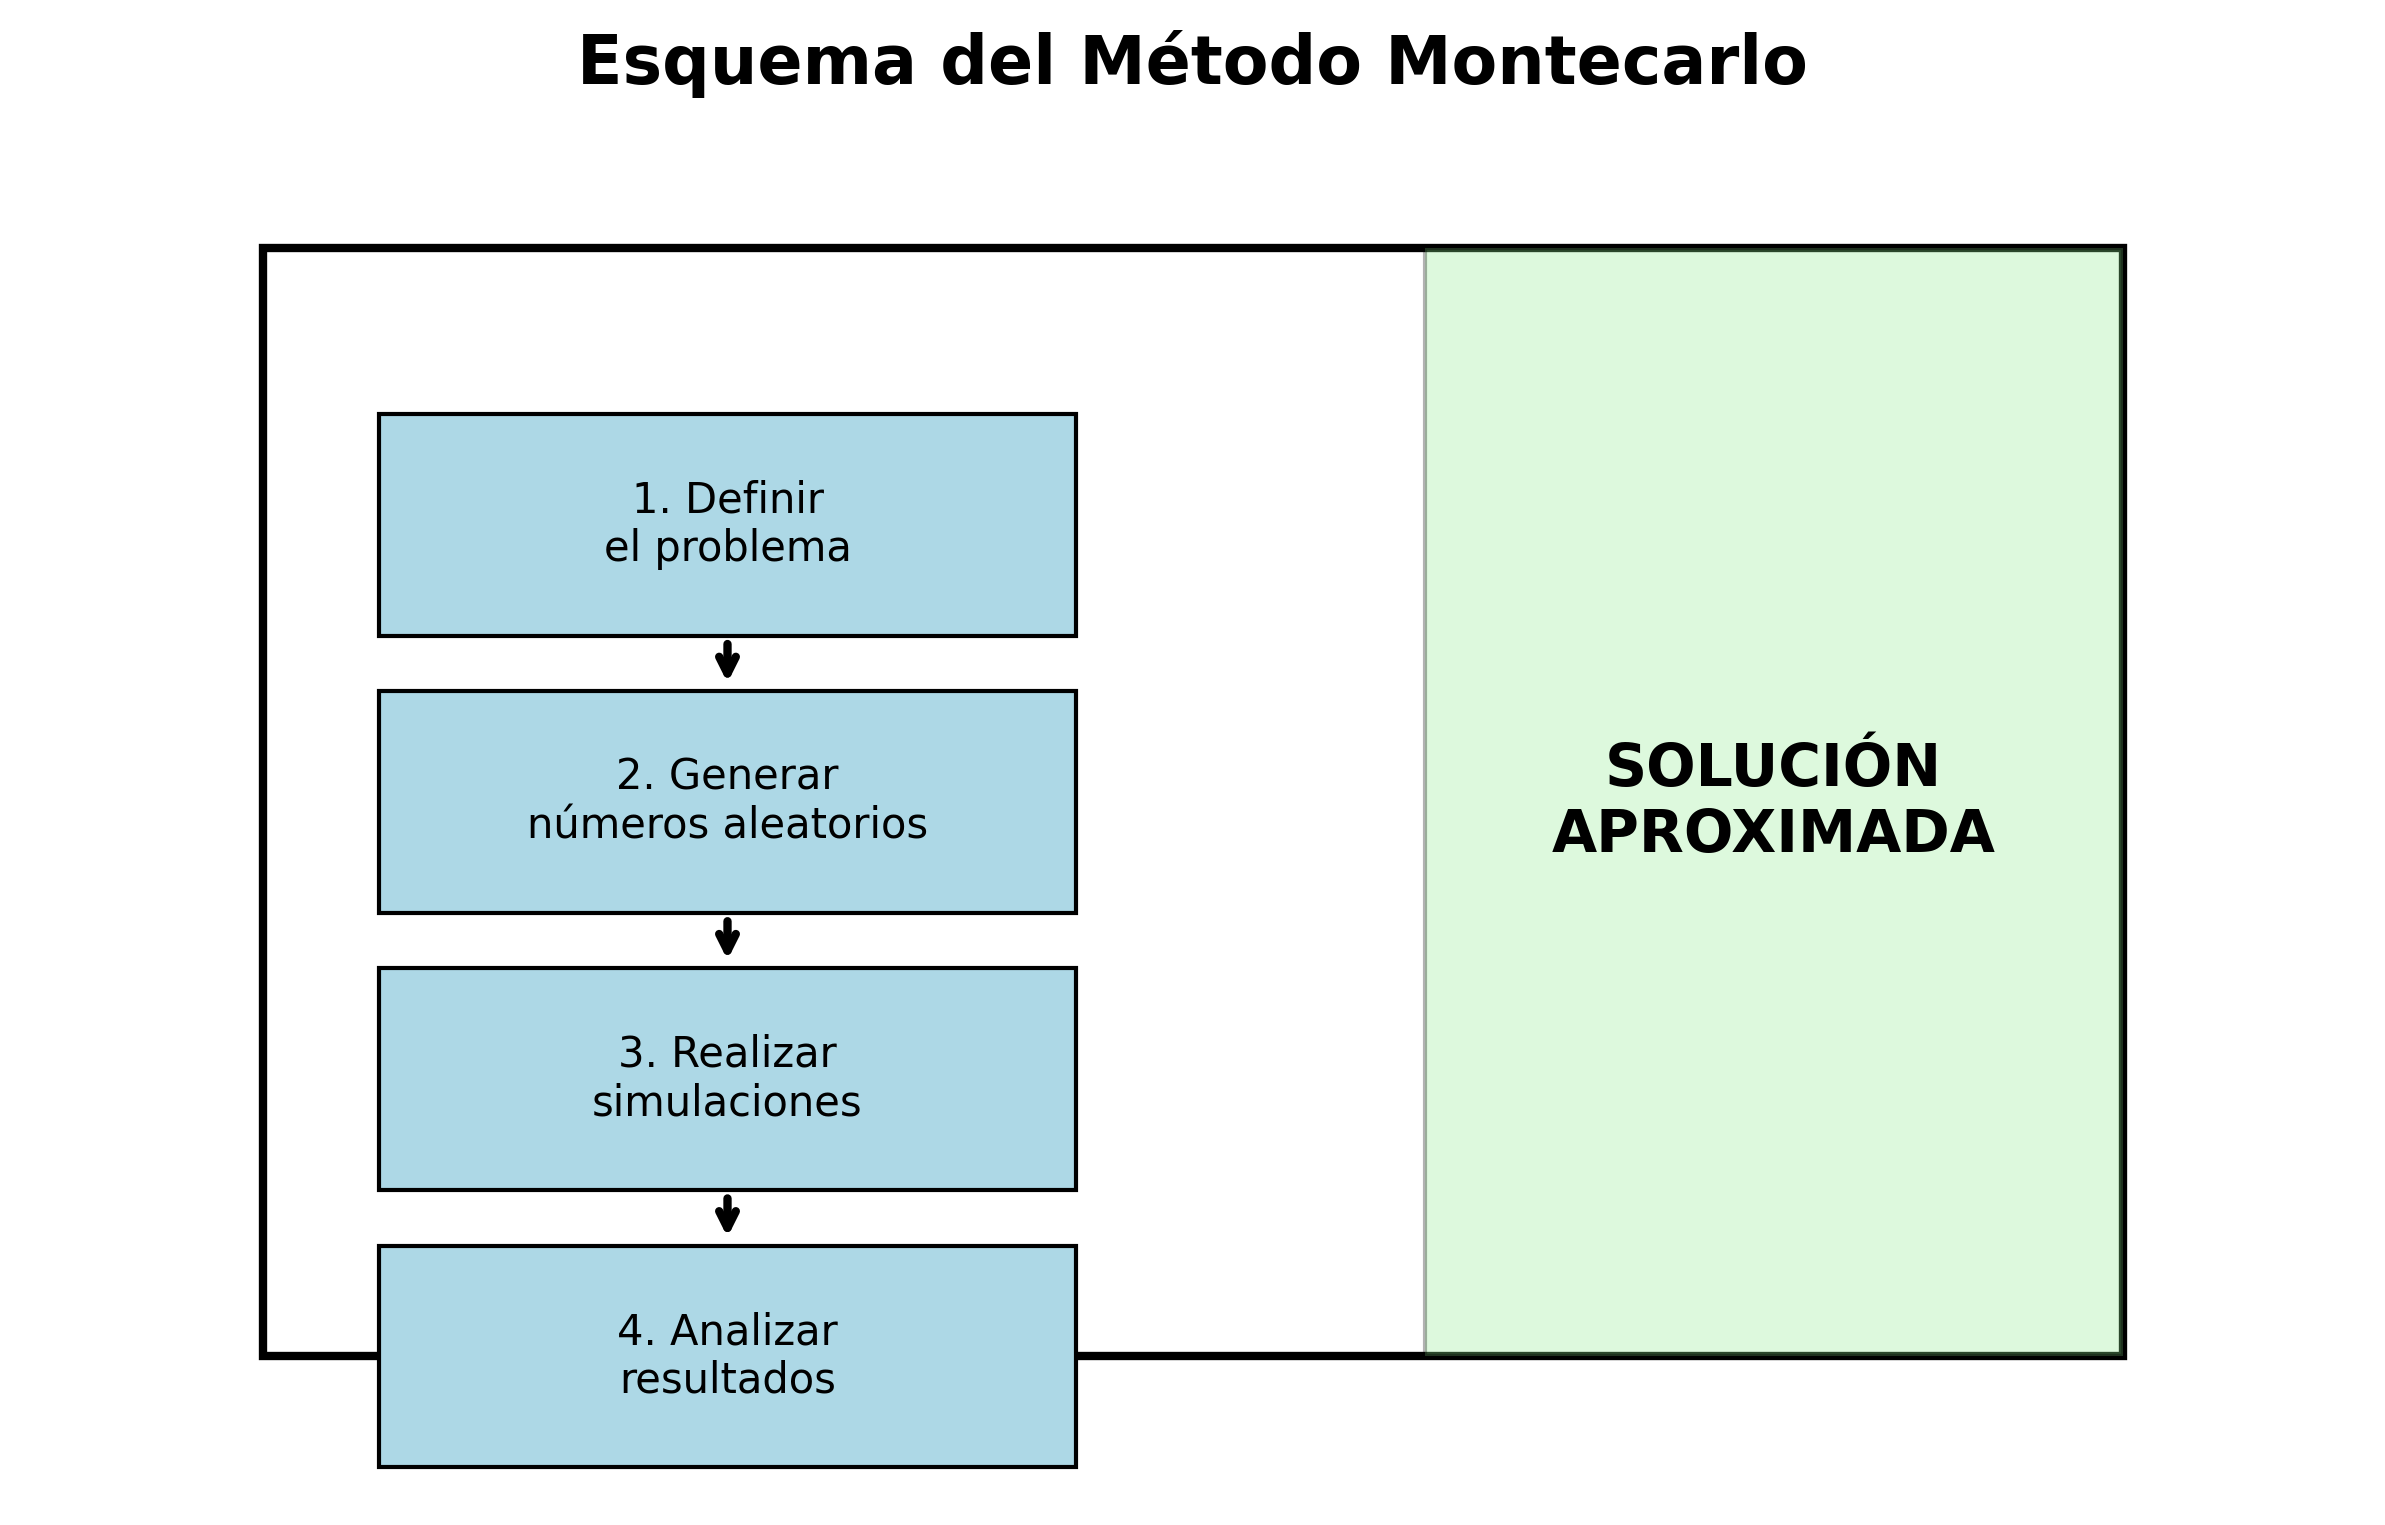

Source code (Python):
# codigo/generar_esquema.py
import os

import matplotlib.pyplot as plt
import matplotlib.patches as patches

# 🔧 CREAR LA CARPETA imagenes SI NO EXISTE
os.makedirs('../imagenes', exist_ok=True)

def generar_esquema():
    fig, ax = plt.subplots(figsize=(10, 6))
    
    # Dibujar caja
    ax.add_patch(patches.Rectangle((0.1, 0.1), 0.8, 0.8, 
                                   fill=False, edgecolor='black', linewidth=2))
    
    # Etapas del método
    etapas = [
        (0.3, 0.7, "1. Definir\nel problema"),
        (0.3, 0.5, "2. Generar\nnúmeros aleatorios"),
        (0.3, 0.3, "3. Realizar\nsimulaciones"),
        (0.3, 0.1, "4. Analizar\nresultados"),
    ]
    
    for x, y, texto in etapas:
        ax.add_patch(patches.Rectangle((x-0.15, y-0.08), 0.3, 0.16, 
                                       fill=True, facecolor='lightblue', 
                                       edgecolor='black'))
        ax.text(x, y, texto, ha='center', va='center', fontsize=10)
    
    # Flechas
    ax.annotate('', xy=(0.3, 0.58), xytext=(0.3, 0.62),
                arrowprops=dict(arrowstyle='->', lw=2))
    ax.annotate('', xy=(0.3, 0.38), xytext=(0.3, 0.42),
                arrowprops=dict(arrowstyle='->', lw=2))
    ax.annotate('', xy=(0.3, 0.18), xytext=(0.3, 0.22),
                arrowprops=dict(arrowstyle='->', lw=2))
    
    # Caja de resultados
    ax.add_patch(patches.Rectangle((0.6, 0.1), 0.3, 0.8, 
                                   fill=True, facecolor='lightgreen', 
                                   edgecolor='black', alpha=0.3))
    ax.text(0.75, 0.5, "SOLUCIÓN\nAPROXIMADA", 
            ha='center', va='center', fontsize=14, fontweight='bold')
    
    ax.set_xlim(0, 1)
    ax.set_ylim(0, 1)
    ax.axis('off')
    ax.set_title('Esquema del Método Montecarlo', fontsize=16, fontweight='bold')
    
    plt.savefig('../imagenes/montecarlo_esquema.png', dpi=300, bbox_inches='tight')
    plt.show()

if __name__ == "__main__":
    generar_esquema()
